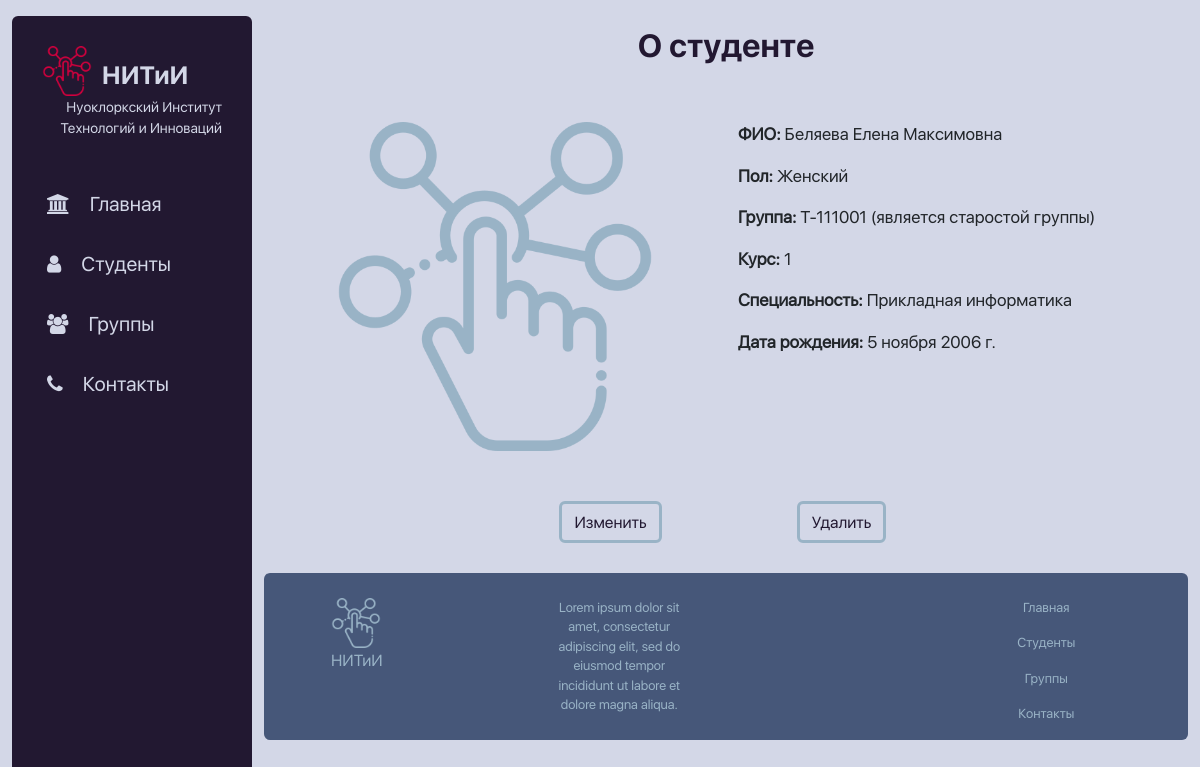
/students/2, run on the app's committed database.
### students/models.py (models this page shows, shortened)
class Students(models.Model):
    surname = models.CharField('Фамилия', max_length=50)
    name = models.CharField('Имя', max_length=50)
    lastname = models.CharField('Отчество', max_length=50, null=True, default='-')
    birthday = models.DateField('Дата рождения')
    group = models.ForeignKey(Groups, on_delete=models.CASCADE)
    gender = models.ForeignKey('Genders', on_delete=models.CASCADE)
    is_leader = models.BooleanField('Староста или нет')
    photo = models.ImageField(blank=True, upload_to='images')
    class Meta:
        verbose_name = 'Студент'
        verbose_name_plural = 'Студенты'

class Genders(models.Model):
    gender = models.CharField('Пол', max_length=10)
    def __str__(self):
        return self.gender
    class Meta:
        verbose_name = 'Пол'
        verbose_name_plural = 'Полы'

### groups/models.py (models this page shows)
class Groups(models.Model):
    name = models.CharField('Наименование', max_length=50)
    course = models.IntegerField('Курс')
    speciality = models.ForeignKey('Specialities', on_delete=models.CASCADE)
    count_of_students = models.IntegerField('Количество студентов', default=0)
    def __str__(self):
        return self.name
    class Meta:
        verbose_name = 'Группа'
        verbose_name_plural = 'Группы'

class Specialities(models.Model):
    name = models.CharField('Наименование', max_length=50)
    def __str__(self):
        return self.name
    class Meta:
        verbose_name = 'Специальность'
        verbose_name_plural = 'Специальности'

### students/views.py (the view)
# urls.py: path('<int:pk>', views.Student_Page.as_view(), name='student_page'),
class Student_Page(DetailView):
    model = Students
    template_name = 'students/student_page.html'
    context_object_name = 'student'

### students/templates/students/student_page.html (shortened to what this page needs)
{% extends 'main/layout.html' %}
{% load static %}
{% block content %}
    <h2 class="title">О студенте</h2>
    <div class="container student_info">
        <div class="row">
            <div class="col">
                <div class="photo_container">
                    {% if student.photo %}
                        <img src="{{student.photo.url}}" class="rounded text-center student_photo">
                    {% else %}
                        <img src="{% static 'main/img/interactive_blue.png' %}" class="rounded text-center student_photo">
                    {% endif %}
                </div>
            </div>
            <div class="col">
                <p class="text"><b>ФИО:</b> {{student.surname}} {{student.name}} {{student.lastname}}</p>
                <p class="text"><b>Пол:</b> {{student.gender}}</p>
                <p class="text"><b>Группа:</b> {{student.group}}
                    {% if student.is_leader == True %}
                        (является старостой группы)
                    {% endif %}
                </p>
                <p class="text"><b>Курс:</b> {{student.group.course}}</p>
                <p class="text"><b>Специальность:</b> {{student.group.speciality}}</p>
                <p class="text"><b>Дата рождения:</b> {{student.birthday}}</p>
            </div>
        </div>
    </div>
    <div class="container text-center">
        <div class="row">
            <div class="col empty"></div>
            <div class="col"><a href="{% url 'student_update' student.id %}" class="btn text-center button_option">Изменить</a></div>
            <div class="col"><a href="{% url 'student_delete' student.id%}" class="btn text-center button_option">Удалить</a></div>
            <div class="col empty"></div>
        </div>
    </div>
    {% include 'main/footer.html' %}
{% endblock %}

### main/static/main/css/main.css (style rules this page uses)
body { background: var(--white); }
a { text-decoration: none; }
.title { text-align: center; margin-top: 10px; color: var(--purple); font-family: 'SFNS Display Bold'; }
.text { font-size: 17px; }
.container.student_info { margin: 50px 0px 20px 0px; }
.button_option { margin: 30px; color: var(--purple); border: solid var(--blue); transition: 0.25s; }
.student_photo { width: 75%; }
.photo_container { display: flex; justify-content: center; }
:root { --red: #d2003e; --purple: #221831; --dark-blue: #465779; --blue: #99b3c6; --white: #d3d7e7; }

### data on the page
Students: surname "Беляева", name "Елена", lastname "Максимовна", gender "Женский", group "Т-111001", group.course "1", group.speciality "Прикладная информатика", birthday "5 ноября 2006 г."
